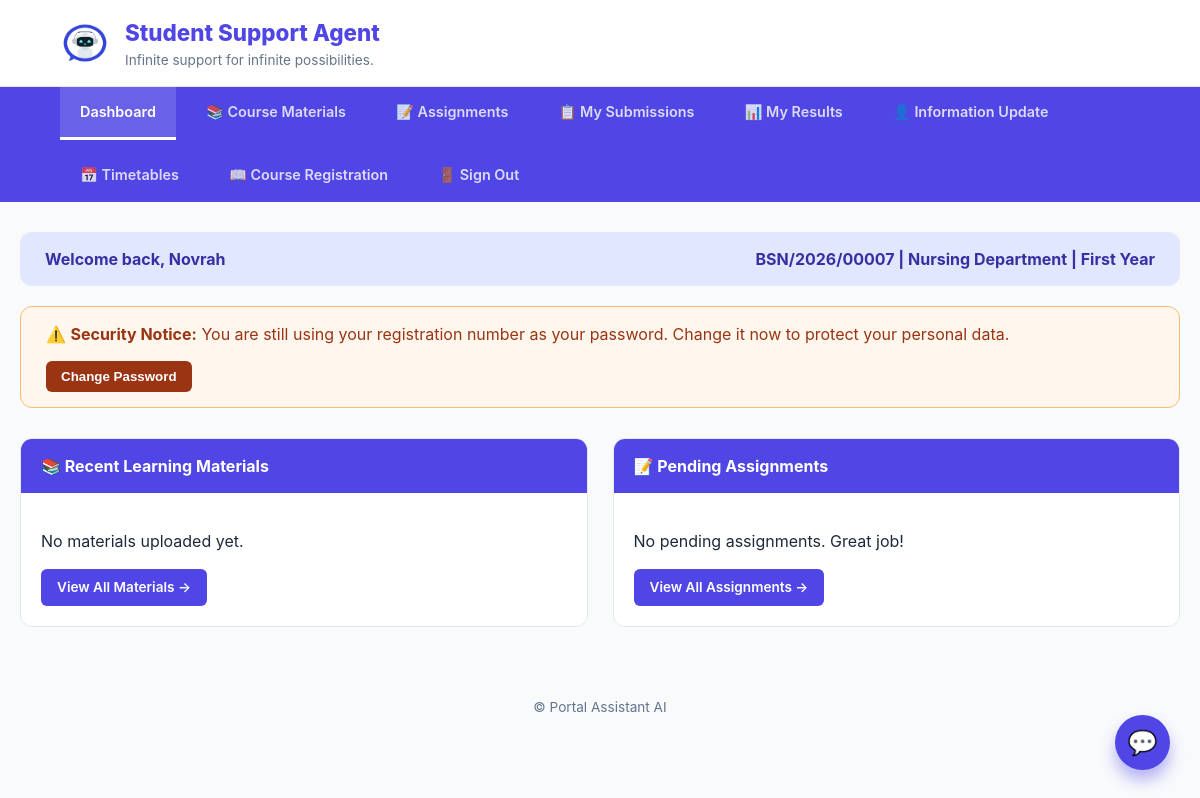
Screenshot of /Student/home.php (signed in) with the database file from the repository.
### tables this page shows
CREATE TABLE `users` (
  `id` int(11) NOT NULL,
  `full_name` varchar(100) NOT NULL,
  `reg_number` varchar(50) NOT NULL,
  `email` varchar(100) NOT NULL,
  `password` varchar(255) NOT NULL,
  `password_changed` tinyint(1) NOT NULL DEFAULT 0,
  `role` enum('student','admin','lecturer') NOT NULL DEFAULT 'student',
  `department` varchar(100) NOT NULL,
  `phone` varchar(20) DEFAULT NULL,
  `created_at` timestamp NOT NULL DEFAULT current_timestamp(),
  `survey_done` tinyint(1) DEFAULT 0
);

### Student/Home.php (the view, shortened to what this page needs)
<?php
$conn = mysqli_connect("localhost", "root", "", "Portal-Asisstant-AI");
$user_id = $_SESSION['user_id'];
$student_reg = $_SESSION['reg_number'];
$student_dept = $_SESSION['department'];
$sql = "SELECT full_name, reg_number, password, department, created_at FROM users WHERE id = ? AND role = 'student'";
$stmt = mysqli_prepare($conn, $sql);
mysqli_stmt_bind_param($stmt, "i", $user_id);
mysqli_stmt_execute($stmt);
$result = mysqli_stmt_get_result($stmt);
$student = mysqli_fetch_assoc($result);
function getStudentYearLevel($reg_number, $created_at) {
    if (preg_match('/\/(\d{4})\//', $reg_number, $matches)) {
        $admission_year = intval($matches[1]);
        $current_year = date('Y');
        $year_diff = $current_year - $admission_year;
        if ($year_diff == 0) return 'First Year';
    }
    return 'Fourth Year';
}
$student_year_level = getStudentYearLevel($student['reg_number'], $student['created_at']);
$is_default_password = password_verify($student['reg_number'], $student['password']);
$name_parts = explode(" ", $student['full_name']);
$fname = $name_parts[0] ?? 'Student';
$page = $_GET['page'] ?? 'dashboard';
$student_units_query = "SELECT DISTINCT unit_code FROM registered_courses WHERE student_reg_no = '$student_reg' AND status = 'Confirmed'";
$student_units_result = mysqli_query($conn, $student_units_query);
$student_units = [];
while($unit = mysqli_fetch_assoc($student_units_result)) {
    $student_units[] = $unit['unit_code'];
}
$units_list = !empty($student_units) ? "'" . implode("','", $student_units) . "'" : "''";
?>
<!DOCTYPE html>
<html lang="en">
<head>
</head>
<body>
<header>
    <div class="branding">
        <img src="../Images/logo.jpg" class="logoimg" alt="Logo">
        <div>
            <h1>Student Support Agent</h1>
            <small>Infinite support for infinite possibilities.</small>
        </div>
    </div>
</header>
<nav>
    <a href="home.php?page=dashboard" class="<?php echo $page === 'dashboard' ? 'active' : ''; ?>">Dashboard</a>
    <a href="home.php?page=materials" class="<?php echo $page === 'materials' ? 'active' : ''; ?>">📚 Course Materials</a>
    <a href="home.php?page=assignments" class="<?php echo $page === 'assignments' ? 'active' : ''; ?>">📝 Assignments</a>
    <a href="home.php?page=my_submissions" class="<?php echo $page === 'my_submissions' ? 'active' : ''; ?>">📋 My Submissions</a>
    <a href="home.php?page=my_results" class="<?php echo $page === 'my_results' ? 'active' : ''; ?>">📊 My Results</a>
    <a href="personal_information.php">👤 Information Update</a>
    <a href="teaching_timetable.php">📅 Timetables</a>
    <a href="registration.php">📖 Course Registration</a>
    <a href="../logout.php">🚪 Sign Out</a>
</nav>
<div class="container">
    <div class="student-strip">
        <span>Welcome back, <?php echo htmlspecialchars($fname); ?></span>
        <span><?php echo htmlspecialchars($student['reg_number']); ?> | <?php echo htmlspecialchars($student_dept); ?> Department | <?php echo $student_year_level; ?></span>
    </div>
    <?php if ($is_default_password): ?>
    <div id="securityAlertBox" class="security-alert">
        <span>⚠️ <strong>Security Notice:</strong> You are still using your registration number as your password. Change it now to protect your personal data.</span>
        <button onclick="window.location.href='change_password.php'">Change Password</button>
    </div>
    <?php endif; ?>
    <?php
    switch($page) {
        case 'dashboard': ?>
            <div class="dashboard-grid">
                <div class="card">
                    <div class="card-header">📚 Recent Learning Materials</div>
                    <div class="card-body">
                        <?php
                        if (!empty($student_units)) {
                            $recent_materials = mysqli_query($conn, "SELECT * FROM course_materials WHERE unit_code IN ($units_list) ORDER BY uploaded_at DESC LIMIT 5");
                            if (mysqli_num_rows($recent_materials) > 0):
                                while($material = mysqli_fetch_assoc($recent_materials)):
                        ?>
                            <div class="material-item">
                                <div class="material-title"><?php echo htmlspecialchars($material['title']); ?></div>
                                <div class="material-meta">Unit: <?php echo $material['unit_code']; ?> | Uploaded: <?php echo date('d M Y', strtotime($material['uploaded_at'])); ?></div>
                                <?php if ($material['material_type'] == 'youtube'): ?>
                                    <a href="<?php echo $material['youtube_url']; ?>" target="_blank" class="btn btn-primary btn-sm">▶️ Watch Tutorial</a>
                                <?php else: ?>
                                    <a href="../uploads/materials/<?php echo $material['file_path']; ?>" target="_blank" class="btn btn-primary btn-sm">📥 Download Material</a>
                                <?php endif; ?>
                            </div>
                        <?php endwhile; else: ?>
                            <p>No materials uploaded yet.</p>
                        <?php endif;
                        } else { echo '<p>You are not registered for any units yet. Please complete course registration.</p>'; } ?>
                        <div style="margin-top: 15px;"><a href="home.php?page=materials" class="btn btn-primary">View All Materials →</a></div>
                    </div>
                </div>
                <div class="card">
                    <div class="card-header">📝 Pending Assignments</div>
                    <div class="card-body">
                        <?php
                        if (!empty($student_units)) {
                            $pending_assignments = mysqli_query($conn, "SELECT a.* FROM assignments a WHERE a.unit_code IN ($units_list) AND a.due_date >= CURDATE() AND NOT EXISTS (SELECT 1 FROM assignment_submissions s WHERE s.assignment_id = a.id AND s.student_reg = '$student_reg') ORDER BY a.due_date ASC LIMIT 5");
                            if (mysqli_num_rows($pending_assignments) > 0):
                                while($assignment = mysqli_fetch_assoc($pending_assignments)):
                        ?>
                            <div class="assignment-item">
                                <div class="assignment-title"><?php echo htmlspecialchars($assignment['title']); ?></div>
                                <div class="assignment-meta">Due: <?php echo date('d M Y', strtotime($assignment['due_date'])); ?> | Marks: <?php echo $assignment['total_marks']; ?></div>
                                <button onclick="openAssignmentModal(<?php echo $assignment['id']; ?>, '<?php echo addslashes($assignment['title']); ?>')" class="btn btn-success btn-sm">Submit Assignment</button>
                            </div>
                        <?php endwhile; else: ?>
                            <p>No pending assignments. Great job!</p>
                        <?php endif;
                        } else { echo '<p>Complete course registration to see assignments.</p>'; } ?>
                        <div style="margin-top: 15px;"><a href="home.php?page=assignments" class="btn btn-primary">View All Assignments →</a></div>
                    </div>
                </div>
            </div>
        <?php break;
            ?>
<?php break;
    }
    ?>
</div>
<div id="chat-fab" onclick="toggleChat()">💬</div>
<footer>
    &copy; Portal Assistant AI
</footer>
</body>
</html>

### Student/Home.php (style rules this page uses)
:root { --primary: #4f46e5; --primary-dark: #3730a3; --bg: #f8fafc; --white: #ffffff; --text-main: #1e293b; --text-light: #64748b; --border: #e2e8f0; --accent: #e0e7ff; --warning-bg: #fff7ed; --warning-text: #9a3412; --warning-border: #fdba74; --success: #10b981; --danger: #ef4444; }
body { font-family: 'Inter', system-ui, sans-serif; background: var(--bg); color: var(--text-main); margin: 0; line-height: 1.5; }
header { background: var(--white); border-bottom: 1px solid var(--border); padding: 1rem 5%; display: flex; align-items: center; justify-content: space-between; flex-wrap: wrap; gap: 15px; }
.branding { display: flex; align-items: center; gap: 15px; }
.logoimg { height: 50px; border-radius: 8px; }
.branding h1 { margin: 0; font-size: 1.4rem; color: var(--primary); font-weight: 800; }
.branding small { color: var(--text-light); display: block; font-size: 0.85rem; }
nav { background: var(--primary); padding: 0 5%; display: flex; gap: 10px; flex-wrap: wrap; }
nav a { color: rgba(255,255,255,0.8); text-decoration: none; padding: 14px 20px; font-size: 0.9rem; font-weight: 600; transition: 0.3s; border-bottom: 3px solid transparent; }
nav a.active { color: white; border-bottom: 3px solid white; background: rgba(255,255,255,0.15); }
.container { max-width: 1400px; margin: 30px auto; padding: 0 20px; }
.student-strip { background: var(--accent); padding: 15px 25px; border-radius: 12px; margin-bottom: 20px; display: flex; justify-content: space-between; align-items: center; color: var(--primary-dark); font-weight: 700; flex-wrap: wrap; gap: 10px; }
.security-alert { background: var(--warning-bg); border: 1px solid var(--warning-border); color: var(--warning-text); padding: 15px 25px; border-radius: 12px; margin-bottom: 30px; display: flex; justify-content: space-between; align-items: center; flex-wrap: wrap; gap: 15px; }
.security-alert button { background: var(--warning-text); color: white; border: none; padding: 8px 15px; border-radius: 6px; font-weight: 600; cursor: pointer; }
.dashboard-grid { display: grid; grid-template-columns: repeat(auto-fit, minmax(350px, 1fr)); gap: 25px; margin-bottom: 30px; }
.card { background: var(--white); border-radius: 12px; border: 1px solid var(--border); overflow: hidden; }
.card-header { background: var(--primary); color: white; padding: 15px 20px; font-weight: 700; }
.card-body { padding: 20px; max-height: 500px; overflow-y: auto; }
.btn { padding: 8px 16px; border-radius: 6px; border: none; cursor: pointer; font-size: 0.85rem; font-weight: 600; text-decoration: none; display: inline-block; }
.btn-primary { background: var(--primary); color: white; }
footer { text-align: center; padding: 40px; color: var(--text-light); font-size: 0.85rem; }
#chat-fab { position: fixed; bottom: 30px; right: 30px; background: var(--primary); color: white; width: 55px; height: 55px; border-radius: 50%; display: flex; align-items: center; justify-content: center; cursor: pointer; box-shadow: 0 10px 15px rgba(79, 70, 229, 0.4); z-index: 100; font-size: 1.5rem; border: none; }

### rows the page displays
users: full_name "Novrah", reg_number "BSN/2026/00007", student_year_level "First Year"

### other values shown
$student_dept "Nursing"
